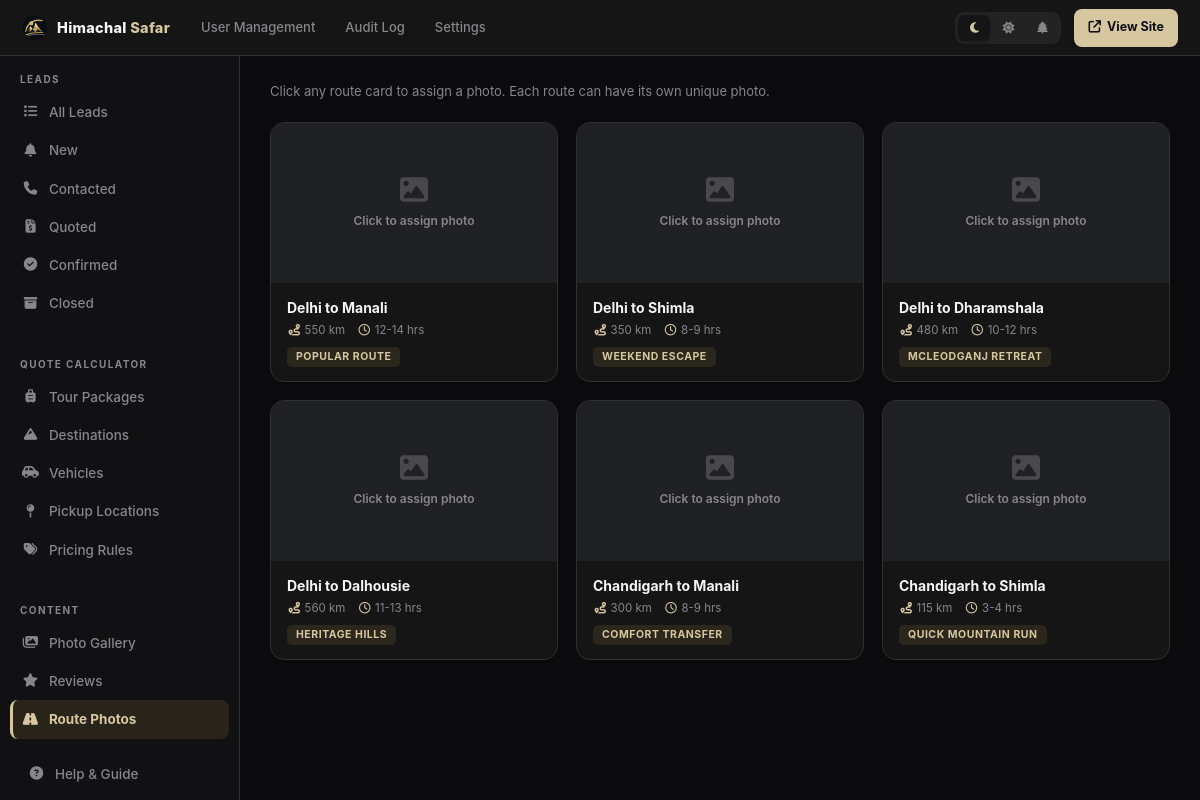
Screenshot of /admin/routes.php (signed in) with the database file from the repository.
### tables this page shows
CREATE TABLE IF NOT EXISTS routes (
  id         INT AUTO_INCREMENT PRIMARY KEY,
  name       VARCHAR(100) NOT NULL,
  km         VARCHAR(20)  DEFAULT '',
  duration   VARCHAR(30)  DEFAULT '',
  badge      VARCHAR(60)  DEFAULT '',
  dest_key   VARCHAR(30)  DEFAULT '',
  dest_page  VARCHAR(50)  DEFAULT '',
  photo_id   INT          DEFAULT NULL,
  sort_order TINYINT      DEFAULT 0
);

### admin/routes.php (the view, shortened to what this page needs)
<?php
require_once '../includes/vars.php';
$routes = $conn->query("
    SELECT r.*, p.filename AS photo_filename
    FROM routes r
    LEFT JOIN photos p ON r.photo_id = p.id
    ORDER BY r.sort_order ASC
")->fetch_all(MYSQLI_ASSOC);
?><!DOCTYPE html>
<html lang="en">
<head>
<link href="https://cdn.jsdelivr.net/npm/bootstrap@5.3.3/dist/css/bootstrap.min.css" rel="stylesheet"/>
<link href="https://cdnjs.cloudflare.com/ajax/libs/font-awesome/6.5.1/css/all.min.css" rel="stylesheet"/>
<link href="assets/admin.css?v=<?php echo @filemtime(__DIR__ . '/assets/admin.css'); ?>" rel="stylesheet"/>
</head>
<body>
<div class="admin-wrap">
  <?php require_once 'partials/sidebar.php'; ?>
  <div class="admin-main">
    <?php require_once 'partials/topbar.php'; ?>
    <div class="admin-content">
      <p style="color:var(--muted);font-size:13px;margin-bottom:20px">
        Click any route card to assign a photo. Each route can have its own unique photo.
      </p>
      <div class="routes-grid">
        <?php foreach ($routes as $route): ?>
        <div class="route-tile">
          <div class="route-thumb" onclick="openPicker(<?= $route['id'] ?>, '<?= htmlspecialchars($route['name'], ENT_QUOTES) ?>', '<?= $route['dest_key'] ?>')">
            <?php if ($route['photo_filename']): ?>
              <img src="../uploads/photos/<?= htmlspecialchars($route['photo_filename']) ?>" alt="">
              <div class="route-thumb-overlay"><span><i class="fas fa-camera me-1"></i>Change Photo</span></div>
            <?php else: ?>
              <div class="route-thumb-empty">
                <i class="fas fa-image"></i>
                <span>Click to assign photo</span>
              </div>
            <?php endif; ?>
          </div>
          <div class="route-info">
            <div class="route-name"><?= htmlspecialchars($route['name']) ?></div>
            <div class="route-meta">
              <span><i class="fas fa-route fa-fw" style="color:var(--accent)"></i> <?= htmlspecialchars($route['km']) ?></span>
              <span><i class="far fa-clock fa-fw" style="color:var(--accent)"></i> <?= htmlspecialchars($route['duration']) ?></span>
            </div>
            <span class="route-badge-pill"><?= htmlspecialchars($route['badge']) ?></span>
          </div>
        </div>
        <?php endforeach; ?>
      </div>
    </div>
  </div>
</div>
</body>
</html>

### admin/assets/admin.css (style rules this page uses)
:root, [data-theme="dark"], [data-theme="dark-gold"], [data-theme="dark-blue"] { --bg: #0B0B0D; --sidebar: #111113; --surface: #151516; --surface-2: #202124; --border: #2F3033; --accent: #D6C7A1; --accent-d: #B8A16A; --accent-l: #F2E8D0; --ink: #F5F5F7; --ink-2: #D2D2D7; --muted: #86868B; --sidebar-w: 240px; --bs-body-bg: #0B0B0D; --bs-body-color: #F5F5F7; --bs-border-color: #2F3033; --bs-secondary-color: #86868B; }
:root, [data-theme="dark"], [data-theme="dark-gold"], [data-theme="dark-blue"] { --bs-emphasis-color: #F5F5F7; --bs-emphasis-color-rgb: 241,245,249; }
* { box-sizing: border-box; margin: 0; padding: 0; }
body { font-family: 'Inter', system-ui, -apple-system, BlinkMacSystemFont, 'Segoe UI', sans-serif; background: var(--bg) !important; color: var(--ink) !important; min-height: 100vh; font-size: 14px; line-height: 1.5; -webkit-font-smoothing: antialiased; text-rendering: optimizeLegibility; }
.admin-wrap { display: flex; min-height: 100vh; }
.admin-main { flex: 1; margin-left: var(--sidebar-w); padding-top: 56px; display: flex; flex-direction: column; min-height: 100vh; }
.admin-content { padding: 26px 30px 50px; flex: 1; }

### admin/routes.php (style rules this page uses)
.routes-grid { display: grid; grid-template-columns: repeat(auto-fill, minmax(280px, 1fr)); gap: 18px; }
.route-tile { background: var(--surface); border: 1px solid var(--border); border-radius: 14px; overflow: hidden; transition: border-color .2s; }
.route-thumb { height: 160px; background: var(--surface-2); position: relative; overflow: hidden; cursor: pointer; }
.route-thumb-empty { height: 100%; display: flex; flex-direction: column; align-items: center; justify-content: center; color: var(--muted); gap: 8px; cursor: pointer; }
.route-thumb-empty i { font-size: 28px; opacity: .4; }
.route-thumb-empty span { font-size: 12px; font-weight: 600; }
.route-info { padding: 14px 16px; }
.route-name { font-size: 14px; font-weight: 700; color: var(--ink); margin-bottom: 4px; }
.route-meta { font-size: 11.5px; color: var(--muted); display: flex; gap: 12px; }
.route-badge-pill { display: inline-block; margin-top: 8px; background: rgba(201,168,76,.12); color: var(--accent); font-size: 10.5px; font-weight: 700; padding: 2px 9px; border-radius: 5px; text-transform: uppercase; letter-spacing: .05em; }

### rows the page displays
routes: name "Delhi to Manali", km "550 km", duration "12-14 hrs", badge "POPULAR ROUTE"
routes: name "Delhi to Shimla", km "350 km", duration "8-9 hrs", badge "WEEKEND ESCAPE"
routes: name "Delhi to Dharamshala", km "480 km", duration "10-12 hrs", badge "MCLEODGANJ RETREAT"
routes: name "Delhi to Dalhousie", km "560 km", duration "11-13 hrs", badge "HERITAGE HILLS"
routes: name "Chandigarh to Manali", km "300 km", duration "8-9 hrs", badge "COMFORT TRANSFER"
routes: name "Chandigarh to Shimla", km "115 km", duration "3-4 hrs", badge "QUICK MOUNTAIN RUN"

### other values shown
$__lbl "All Leads"
$__lbl "New"
$__lbl "Contacted"
$__lbl "Quoted"
$__lbl "Confirmed"
$__lbl "Closed"
